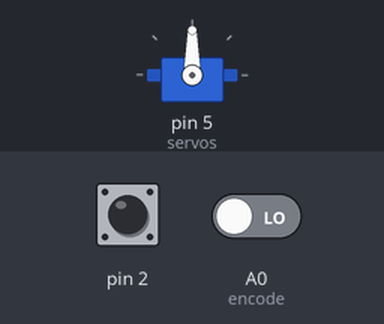
A sketch run on a simulated Arduino Uno, built with avr-gcc and run on an emulated ATmega328P. Parts: servo. Inputs (shaded band) come from the test bench; at power-on: pin 2 HIGH, A0 (encode) LOW.

Above: at 1.2 s.
1.3 s: pin 2 driven LOW
At 2.5 s:
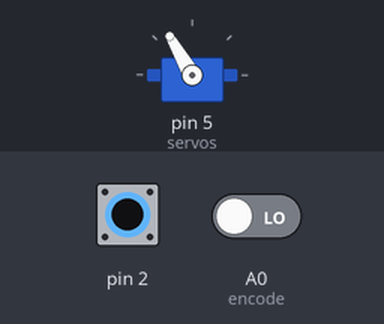
2.8 s: pin 2 pulsed HIGH 2 times (0.12 s each, 0.3 s apart)
At 3.07 s:
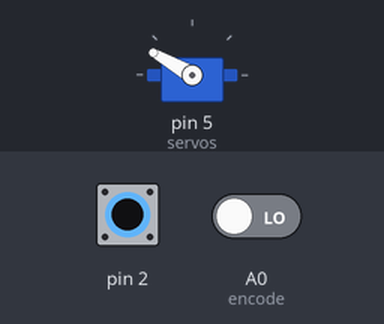
At 4.7 s:
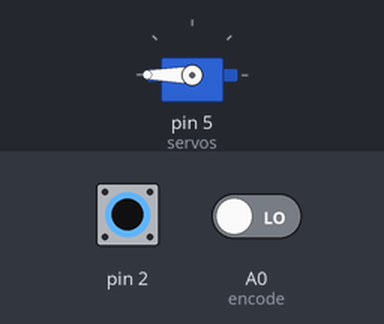
Timing chart, 0 to 6.2 s (numbered marks = the images above; inputs shaded):
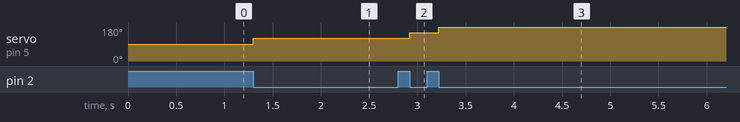

Measured:
- after the input at 1.3 s, servo on pin 5 (servos): 90° → 120° at once
- after the input at 2.8 s, servo on pin 5 (servos): 120° → 150° after 0.12 s, → 180° 0.30 s later

The sketch:

Servo.ino
```cpp
#include <Servo.h>

int encode = A0;
int servos = 5;

Servo servo;

int angle = 90;

void setup() {
  pinMode(encode, INPUT);

  servo.attach(servos);
  attachInterrupt(0, start, FALLING);

}

void loop() {}

void start(){
  int real = digitalRead(encode);

  if(real == 1){
    angle -= 30;
  } else {
    angle += 30;
  }

  if(angle >= 180){
    angle = 180;
  } else if(angle <= 0){
    angle = 0;
  }

  servo.write(angle);
}
```
